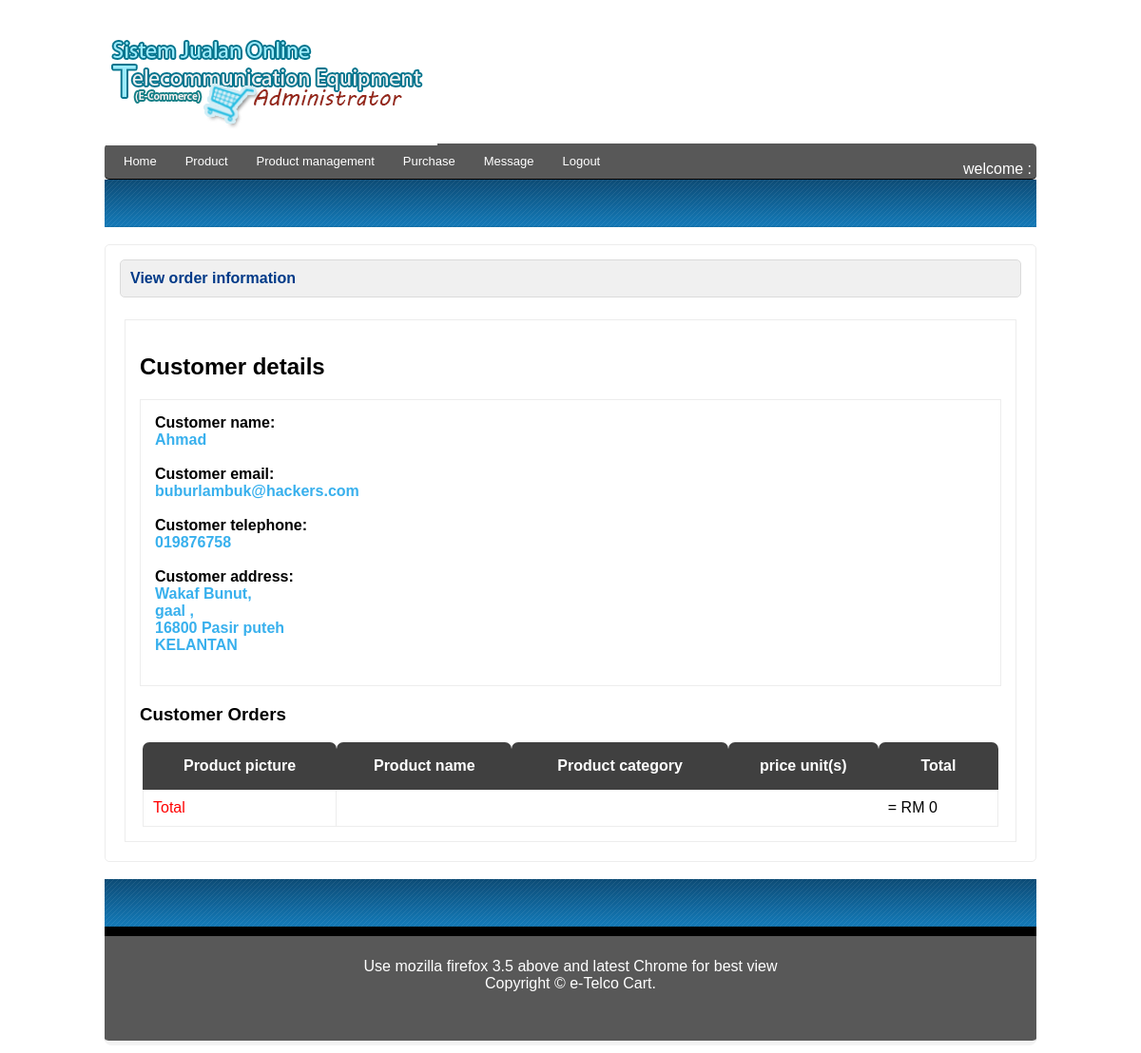
Page /admin_view_purchase_view.php?customer_id=8 on the committed database.
### tables this page shows
CREATE TABLE IF NOT EXISTS `customer` (
  `customer_id` int(5) NOT NULL AUTO_INCREMENT,
  `name` varchar(50) NOT NULL,
  `email` varchar(30) NOT NULL,
  `telephone` varchar(20) NOT NULL,
  `address` varchar(50) NOT NULL,
  `address2` varchar(50) NOT NULL,
  `city` varchar(30) NOT NULL,
  `pos_code` varchar(20) NOT NULL,
  `country` varchar(20) NOT NULL,
  `region_state` varchar(20) NOT NULL,
  `customer_password` varchar(30) NOT NULL,
  PRIMARY KEY (`customer_id`)
);

### admin_view_purchase_view.php (the view, shortened to what this page needs)
<?php
$customer_id = $_GET['customer_id'];
$sel = mysql_query("select *from customer where customer_id = '$customer_id'");
$get_sel = mysql_fetch_array($sel);
?>
<!DOCTYPE html PUBLIC "-//W3C//DTD XHTML 1.0 Transitional//EN" "http://www.w3.org/TR/xhtml1/DTD/xhtml1-transitional.dtd">
<html xmlns="http://www.w3.org/1999/xhtml">
<head>
<link href="styles.css" type="text/css" rel="stylesheet" />
</head>
<body>
<center>
<div id="kandungan_besar">
	<div id="banner">
    	<?php include("banner_admin.php");?>
    </div>
    <div id="menu">
      <?php include("menu_admin.php");?>
    </div>
     <div style="background:url(images/header_admin.png) repeat-x;height:50px;margin-top:-15px">
   </div>
    <br />
    <div class="content" style="min-height: 150px; overflow: hidden;-moz-border-radius:5px;-webkit-border-radius:5px">
    	<div class="dalam_content clearfix"> View order information</div>
    <br />
   		<div class="kandungan">
       		<div class="content">
            <form action="admin_search_product_update.php?product_id=<?php echo $get_sel['product_id'];?>" method="post" enctype="multipart/form-data" id="contact">
    <h2>Customer details </h2>
    <div class="content">
    <b>Customer name:</b><br />
   <font color="#38B0ED"><b> <?php echo $get_sel['name'];?></b></font>
    <br />
        <br />
    <b>Customer email:</b><br />
    <font color="#38B0ED"><b> <?php echo $get_sel['email'];?></b></font>
    <br />
        <br />
        <b>Customer telephone:</b><br />
    <font color="#38B0ED"><b><?php echo $get_sel['telephone'];?></b></font>
    <br />
        <br />
        <b>Customer address:</b><br />
     <font color="#38B0ED"><b><?php echo $get_sel['address'];?>,<br />
     <?php echo $get_sel['address2'];?> ,<br />
	  <?php echo $get_sel['pos_code'];?> <?php echo $get_sel['city'];?><br />
       <?php echo $get_sel['region_state'];?> </b></font>
    <br />
        <br />
        </div></form>
                <h3>Customer Orders  </h3>
                <table width="900" cellpadding="0" cellspacing="0" style="" class="table_ad" align="center">
  <tr>
    <th>Product picture</th>
    <th>Product name</th>
    <th>Product category</th>
    <th>price unit(s)</th>
    <th>Total</th>
  </tr>
  <?php
  $jum = 0;
  ?>
  <tr>
     <td style="border-left:1px solid #EDEDED;border-right:1px solid #EDEDED;border-bottom:1px solid #EDEDED;"><font color = red>Total</font></td>
    <td style="border-bottom:1px solid #EDEDED;"></td>
    <td style="border-bottom:1px solid #EDEDED;"></td>
    <td style="border-bottom:1px solid #EDEDED;"></td>
   <td style="border-right:1px solid #EDEDED;border-bottom:1px solid #EDEDED;">= RM <?php echo $jum;?></td>
  </tr>
</table>
                </div>
            </div>
        </div>
     <br />
    <center>
     <div style="background:url(images/header_admin.png) repeat-x;height:50px">
   </div>
    <div id="footer">
    <?php include("footer.php");?>
    </div>
</center>
</div>
</center>
</body>
</html>

### styles.css (style rules this page uses)
body { background:#fff; font-family:Candara, Geneva, sans-serif }
#kandungan_besar { width:980px; height:auto; background:#fff; border:0px solid #CCC; -moz-border-radius:7px; -webkit-border-radius:7px; }
#banner { -moz-border-radius-topleft:7px; -moz-border-radius-topright:7px; -webkit-border-top-right-radius: 7px; -webkit-border-top-left-radius: 7px; color:#FFF; font-size:24px; padding-top:5px; }
.clearfix:after { content: "."; display: block; height: 0; clear: both; visibility: hidden; }
#footer { clear:both; background:#585858; height:100px; -moz-border-radius-bottomleft:7px; -moz-border-radius-bottomright:7px; -webkit-border-bottom-right-radius: 7px; -webkit-border-bottom-left-radius: 7px; border-top:10px solid #000; border-bottom:5px solid #F3F3F3; color:#fff; width:auto; padding:5px; }
#menu { background: #585858; border-bottom: 1px solid #000000; height: 37px; margin-bottom: 15px; -webkit-border-radius: 5px 5px 5px 5px; -moz-border-radius: 5px 5px 5px 5px; -khtml-border-radius: 5px 5px 5px 5px; border-radius: 5px 5px 5px 5px; -webkit-box-shadow: 0px 2px 2px #DDDDDD; -moz-box-shadow: 0px 2px 2px #DDDDDD; box-shadow: 0px 2px 2px #DDDDDD; padding: 0px 5px; }
.content { border:1px solid #EDEDED; padding:15px 15px 15px 15px; }
form { padding: 0; margin: 0; display: inline; width:500px; }
.dalam_content { background:#F0F0F0; border:1px solid #DBDBDB; padding:10px; text-align:left; -moz-border-radius:5px; -webkit-border-radius:5px; -khtml-border-radius:5px; color:#003A88; font-weight:bold; }
.kandungan { text-align:left; padding:5px; }
.content .table_ad th { -moz-border-radius-topleft:7px; -moz-border-radius-topright:7px; -webkit-border-top-right-radius: 7px; -webkit-border-top-left-radius: 7px; color:#FFF; height:50px; text-align:center; border:0px solid #EDEDED; background:url(images/menu.png) repeat; }
.content .table_ad td { padding:10px; }

### rows in the picture
customer: name "Ahmad", email "buburlambuk@hackers.com", telephone "019876758", address "Wakaf Bunut", address2 "gaal", pos_code "16800", city "Pasir puteh", region_state "KELANTAN"

### other values in the picture
$jum "0"
